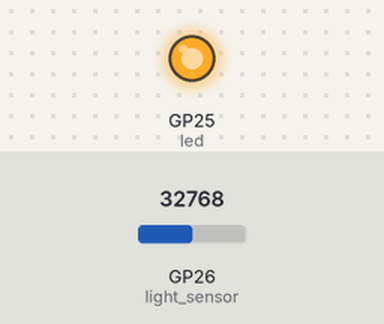
The program below on a simulated Raspberry Pi Pico running MicroPython. On the bench: output pins drawn as LEDs (lit = HIGH). The test bench sets the inputs (shaded band); at power-on: GP26 (light_sensor) = 32768 (analog values on the 0–65535 scale). WiFi joins after 1.5 s; the clock reads 2024-03-15 10:24:30 at power-on unless the program sets it; no MQTT or app messages arrive unless stated; values from a settings file that is not in the repository are placeholders; library files of the repository ran but are not shown: mqttclient.py; what the program prints to the serial console is not drawn.

Above: at 2.3 s.
Timing chart, 0 to 3.8 s (numbered marks = the images above):
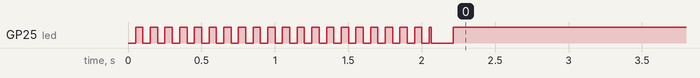

Measured:
- by itself, GP25 (led): goes 19 × (LOW 0.05 s, HIGH 0.05 s), LOW 0.05 s, HIGH 0.01 s, LOW 0.15 s, then HIGH

The program:

main.py
```python
import time
import network
import rp2
import lib.secrets as secrets
from machine import Pin, ADC, Timer
from time import sleep_ms
import ntptime

import lib.wificonnection as wifi
from lib.powermeter import PowerMeter
from lib.mqttclient import MqttClient
from lib.util import get_unix_timestamp

led = Pin("LED", Pin.OUT)
timer_led = Timer()
timer_ntp = Timer()


def blink(timer):
    led.toggle()


def update_ntp(timer):
    print("Updating NTP")
    ntptime.settime()


# Blink LED while init
timer_led.init(freq=20, mode=Timer.PERIODIC, callback=blink)

rp2.country('SE')

wlan = network.WLAN(network.STA_IF)
wifi.block_until_wifi_connected(wlan, secrets.WIFI_SSID, secrets.WIFI_PASS)

# SET TIME
print("Updating NTP and setting timer")
ntptime.settime()
timer_ntp.init(period=86400000, mode=Timer.PERIODIC, callback=update_ntp)
print(f"Updating ntp done. Time is now {time.gmtime()}")

timer_led.deinit()
led.off()

last_sent = get_unix_timestamp()

light_sensor = ADC(Pin(26))
power_meter = PowerMeter(200)

mqttclient = MqttClient(
    hostname=secrets.HOSTNAME,
    series_name=secrets.SERIESNAME,
    server=secrets.MQTT_SERVER,
    topic=secrets.MQTT_TOPIC)

while True:
    adcVal = light_sensor.read_u16()

    if adcVal > 1500:
        start_time_new = time.ticks_us()
        if power_meter.is_measuring:
            power_meter.stop_measurement()
        power_meter.start_measurement()
        led.on()
        sleep_ms(50)  # Sleep 50 milliseconds for pulse to die down
        led.off()

    # Dump messages once we have built up 20 or 5 minutes has passed
    if power_meter.queue_used_space() > .1 or get_unix_timestamp() - mqttclient.last_sent > 300:

        """
        Assure wifi connection. If connection fails (for instance router down), then we will wait retry
        every loop. This essentially stops measurements during internet outages. Fix this.
        """
        if not wlan.isconnected():
            connected = wifi.connect(
                wlan, secrets.WIFI_SSID, secrets.WIFI_PASS, wait_time=10)
        else:
            connected = True

        if connected:
            print(power_meter.queue_used_space())
            led.on()
            power_meter.cancel_measurement()
            measurements_to_send = power_meter.pop_n_measurements(100)
            if not mqttclient.send_using_mqtt(measurements_to_send):
                # Todo: The program will stop measuring until send is OK. Handle this with a back off
                print("Failed to send measurements!")
                power_meter.push_measurements(measurements_to_send)
            led.off()
        else:
            print("Failed to send measurements. No wifi connection")
```

wificonnection.py
```python
import network
from time import sleep


def block_until_wifi_connected(wlan: network.WLAN,
                               ssid: str,
                               key: str) -> None:
    backoff_s = 10
    while not wlan.isconnected():
        print("tryin to connect")
        disconnect(wlan)
        connect(wlan=wlan, ssid=ssid, key=key, wait_time=backoff_s)
        backoff_s += backoff_s


def connect(wlan: network.WLAN, ssid: str,
            key: str, wait_time=1) -> bool:
    print(f"connect(self, wait_time={wait_time})")
    _connect(wlan=wlan, ssid=ssid, key=key)
    max_wait = wait_time
    while max_wait > 0:
        if wlan.status() < 0 or wlan.status() >= 3:
            return True
        max_wait -= 1
        print("Waiting for connection")
        sleep(1)
    return False


def _connect(wlan: network.WLAN, ssid: str,
             key: str) -> None:
    try:
        wlan.active(True)
        wlan.connect(ssid=ssid, key=key)
    except OSError as error:
        print(f'error is {error}')


def disconnect(wlan: network.WLAN) -> None:
    wlan.disconnect()
    wlan.active(False)
```

powermeter.py
```python
import time
from collections import deque

from lib.util import get_unix_timestamp


class Measurement():
    power: float
    timestamp: int

    def __init__(self, power: float, timestamp: int) -> None:
        self.power = power
        self.timestamp = timestamp

    def to_dict(self) -> dict:
        return self.__dict__


class PowerMeter():
    measurements: deque
    start_time: int = 0
    is_measuring: bool = False
    capacity: int

    def __init__(self, capacity: int) -> None:
        self.capacity = capacity
        self.measurements = deque((), capacity)

    def start_measurement(self) -> None:
        self.start_time = time.ticks_us()
        self.is_measuring = True

    def stop_measurement(self) -> None:
        if not self.is_measuring:
            return
        delta_us = time.ticks_diff(time.ticks_us(), self.start_time)
        timestamp = get_unix_timestamp()
        imps = 1000000.0 / delta_us
        self.measurements.append(Measurement(imps * 3600, timestamp))
        self.is_measuring = False

    def cancel_measurement(self) -> None:
        self.is_measuring = False

    def pop_n_measurements(self, n: int):
        return [self.measurements.popleft() for _i in range(min(n, len(self.measurements)))]

    def push_measurements(self, measurements: list) -> None:
        [self.measurements.append(m) for m in measurements]

    def queue_used_space(self) -> float:
        return float(len(self.measurements))/float(self.capacity)
```

util.py
```python
import time


def get_unix_timestamp() -> int:
    return time.mktime(time.gmtime())
```
